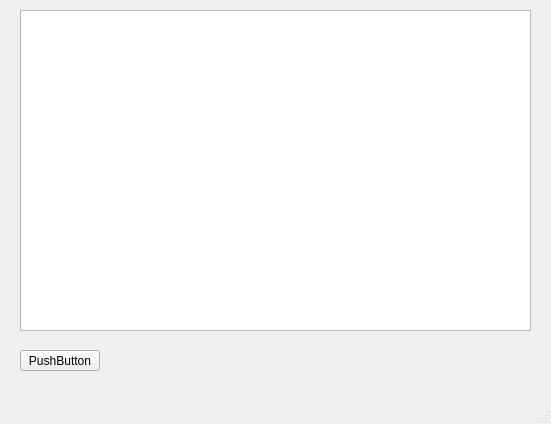
<?xml version="1.0" encoding="UTF-8"?>
<ui version="4.0">
 <class>MainWindow</class>
 <widget class="QMainWindow" name="MainWindow">
  <property name="geometry">
   <rect>
    <x>0</x>
    <y>0</y>
    <width>551</width>
    <height>424</height>
   </rect>
  </property>
  <property name="windowTitle">
   <string>MainWindow</string>
  </property>
  <widget class="QWidget" name="centralwidget">
   <widget class="QPlainTextEdit" name="plainTextEdit">
    <property name="geometry">
     <rect>
      <x>20</x>
      <y>10</y>
      <width>511</width>
      <height>321</height>
     </rect>
    </property>
   </widget>
   <widget class="QPushButton" name="pushButton">
    <property name="geometry">
     <rect>
      <x>20</x>
      <y>350</y>
      <width>80</width>
      <height>21</height>
     </rect>
    </property>
    <property name="text">
     <string>PushButton</string>
    </property>
   </widget>
  </widget>
  <widget class="QMenuBar" name="menubar">
   <property name="geometry">
    <rect>
     <x>0</x>
     <y>0</y>
     <width>551</width>
     <height>21</height>
    </rect>
   </property>
  </widget>
  <widget class="QStatusBar" name="statusbar"/>
 </widget>
 <resources/>
 <connections/>
</ui>
